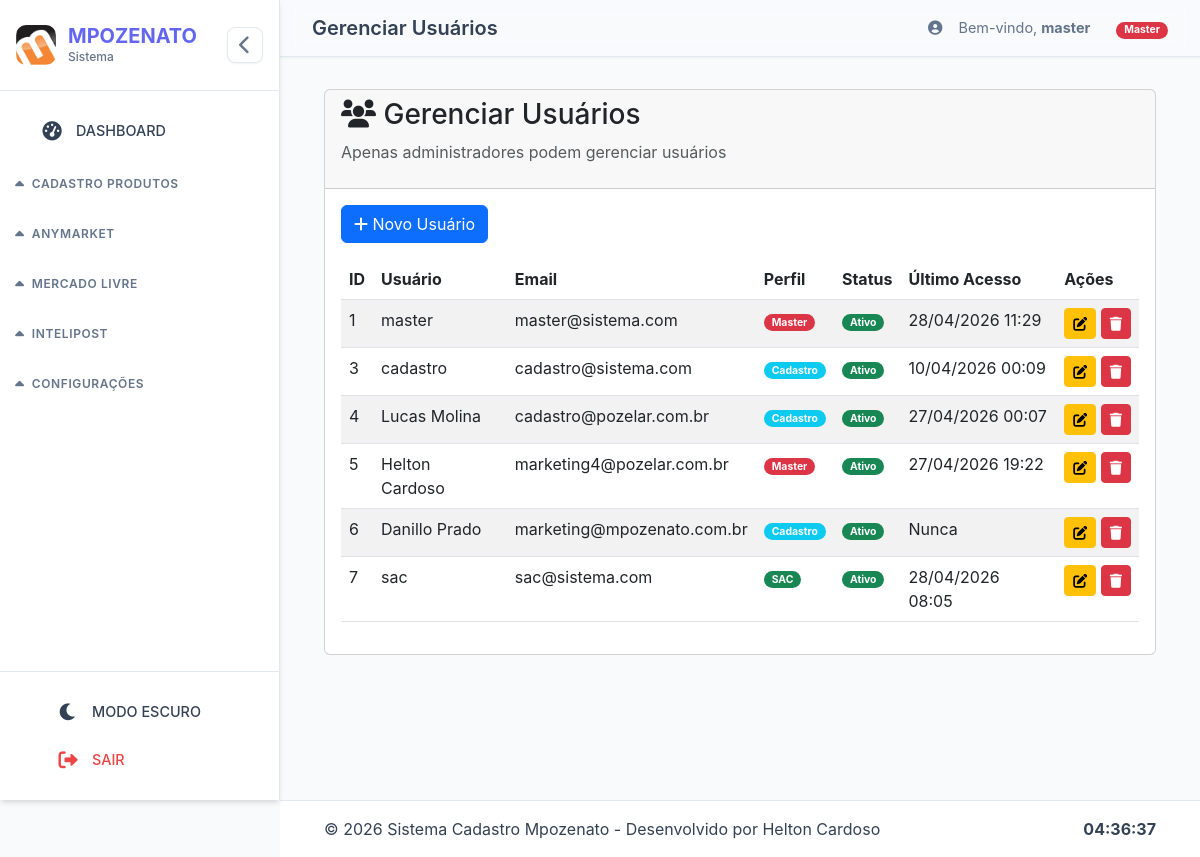
The page /admin/usuarios (signed in) on the database as committed earlier.
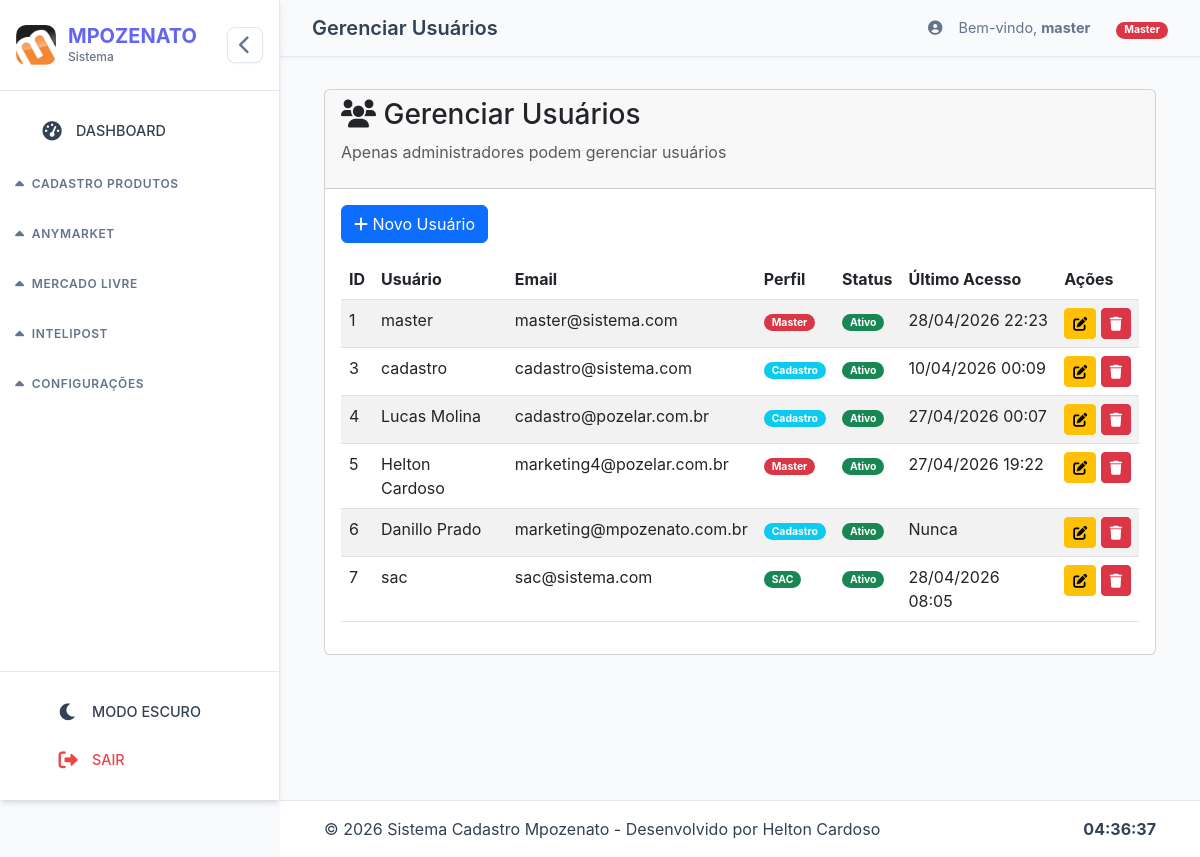
The same page on the database as committed later.
### models.py (models this page shows, shortened)
class Usuario(UserMixin, db.Model):
    __tablename__ = 'usuarios'
    id = db.Column(db.Integer, primary_key=True)
    username = db.Column(db.String(80), unique=True, nullable=False)
    email = db.Column(db.String(120), unique=True, nullable=False)
    password_hash = db.Column(db.String(256), nullable=False)
    perfil_id = db.Column(db.Integer, db.ForeignKey('perfis.id'), nullable=False)
    is_active = db.Column(db.Boolean, default=True)
    created_at = db.Column(db.DateTime, default=datetime.utcnow)
    last_login = db.Column(db.DateTime)
    permissoes_extras = db.relationship('Permissao', backref='usuario', lazy=True, cascade='all, delete-orphan')
    @property
    def perfil(self):
        return self.perfil_rel.nome if self.perfil_rel else 'user'
    def is_master(self):
        return self.perfil == 'Master'

class Perfil(db.Model):
    __tablename__ = 'perfis'
    id = db.Column(db.Integer, primary_key=True)
    nome = db.Column(db.String(50), unique=True, nullable=False)  # Master, SAC, Cadastro, Financeiro
    descricao = db.Column(db.String(200))
    is_active = db.Column(db.Boolean, default=True)
    created_at = db.Column(db.DateTime, default=datetime.utcnow)
    usuarios = db.relationship('Usuario', backref='perfil_rel', lazy=True)

### app.py (the view)
@app.route('/admin/usuarios')
@login_required
@master_required
def admin_usuarios():
    usuarios = Usuario.query.all()
    perfis = Perfil.query.all()
    return render_template('admin/usuarios.html', usuarios=usuarios, perfis=perfis, page_title='Gerenciar Usuários')

### app.py (called while the page is built)
@login_manager.user_loader
def load_user(user_id):
    from models import Usuario
    return Usuario.query.get(int(user_id))

def master_required(f):
    @wraps(f)
    def decorated_function(*args, **kwargs):
        if not current_user.is_authenticated:
            flash('Faça login para continuar', 'warning')
            return redirect(url_for('login'))
        if not current_user.is_master():
            flash('Acesso negado. Apenas Master pode acessar.', 'danger')
            return redirect(url_for('home'))
        return f(*args, **kwargs)
    return decorated_function

def contar_processos_hoje(modulo="cadastro"):
    from log_utils import contar_processos_hoje as contar_logs  # Importa a função original
    return contar_logs(modulo)  # Delega para a função de log_utils.py

@app.context_processor
def inject_stats():
    return {
        'count_processos_hoje': contar_processos_hoje(),
        'now': datetime.now()
    }

### log_utils.py (called while the page is built)
def contar_processos_hoje(modulo: str) -> int:
    with current_app.app_context():
        hoje = datetime.now().date()
        return Processo.query.filter(
            Processo.modulo == modulo,
            db.func.date(Processo.data) == hoje
        ).count()

### templates/admin/usuarios.html (shortened to what this page needs)
{% extends 'base.html' %}
{% block content %}
<div class="container-fluid">
    <div class="card">
        <div class="card-header">
            <h3><i class="fas fa-users"></i> Gerenciar Usuários</h3>
            <p class="text-muted">Apenas administradores podem gerenciar usuários</p>
        </div>
        <div class="card-body">
            <button class="btn btn-primary mb-3" onclick="abrirModalNovoUsuario()">
                <i class="fas fa-plus"></i> Novo Usuário
            </button>
            <div class="table-responsive">
                <table class="table table-striped">
                    <thead>
                        <tr>
                            <th>ID</th>
                            <th>Usuário</th>
                            <th>Email</th>
                            <th>Perfil</th>
                            <th>Status</th>
                            <th>Último Acesso</th>
                            <th>Ações</th>
                        </tr>
                    </thead>
                    <tbody id="tabela-usuarios">
                        {% for usuario in usuarios %}
                        <tr>
                            <td>{{ usuario.id }}</td>
                            <td>{{ usuario.username }}</td>
                            <td>{{ usuario.email }}</td>
                            <td>
                                <span class="badge {% if usuario.perfil == 'Master' %}bg-danger{% elif usuario.perfil == 'SAC' %}bg-success{% elif usuario.perfil == 'Cadastro' %}bg-info{% else %}bg-secondary{% endif %}">
                                    {{ usuario.perfil }}
                                </span>
                            </td>
                            <td>
                                {% if usuario.is_active %}
                                    <span class="badge bg-success">Ativo</span>
                                {% else %}
                                    <span class="badge bg-danger">Inativo</span>
                                {% endif %}
                            </td>
                            <td>{{ usuario.last_login.strftime('%d/%m/%Y %H:%M') if usuario.last_login else 'Nunca' }}</td>
                            <td>
                                <button class="btn btn-sm btn-warning"
                                    onclick="editarUsuario(
                                        {{ usuario.id }},
                                        '{{ usuario.username }}',
                                        '{{ usuario.email }}',
                                        '{{ usuario.perfil }}',
                                        {{ 'true' if usuario.is_active else 'false' }}
                                    )">
                                    <i class="fas fa-edit"></i>
                                </button>
                                <button class="btn btn-sm btn-danger" onclick="excluirUsuario({{ usuario.id }}, '{{ usuario.username }}')">
                                    <i class="fas fa-trash"></i>
                                </button>
                            </td>
                        </tr>
                        {% endfor %}
                    </tbody>
                </table>
            </div>
        </div>
    </div>
</div>
{% endblock %}

### templates/base.html (shortened to what this page needs)
<!DOCTYPE html>
<html lang="pt-br">
<head>
  <link href="https://cdn.jsdelivr.net/npm/bootstrap@5.3.0/dist/css/bootstrap.min.css" rel="stylesheet">
  <link rel="stylesheet" href="https://cdnjs.cloudflare.com/ajax/libs/font-awesome/6.0.0/css/all.min.css">
  <link rel="stylesheet" href="{{ url_for('static', filename='css/base.css') }}">
</head>
<body>
  {% if current_user.is_authenticated %}
  <div class="sidebar-wrapper" id="sidebarWrapper">
    <nav class="sidebar">
      <div class="sidebar-header">
        <div class="logo-container">
          <img src="{{ url_for('static', filename='img/logo-empresa.png') }}" class="logo-img" alt="MPOZENATO">
          <div class="logo-text">
            <span class="brand-name">MPOZENATO</span>
            <small class="brand-subtitle">Sistema</small>
          </div>
        </div>
        <button class="sidebar-toggle-btn" id="toggleSidebar" title="Recolher/Expandir">
          <i class="fas fa-chevron-left"></i>
        </button>
      </div>
      <div class="sidebar-menu" id="sidebarMenu">
        <div class="menu-group">
          <a href="{{ url_for('dashboard') }}" class="menu-item {% if active_page == 'dashboard' %}active{% endif %}">
            <div class="menu-icon">
              <i class="fas fa-tachometer-alt"></i>
            </div>
            <span class="menu-text">DASHBOARD</span>
          </a>
        </div>
        {% if current_user.is_master() or current_user.perfil == 'Cadastro' %}
        <div class="menu-group" data-module="cadastro">
          <div class="menu-title">
            <i class="fas fa-caret-down module-toggle"></i>
            <span class="menu-title-text">CADASTRO PRODUTOS</span>
          </div>
        </div>
        {% endif %}
        {% if current_user.is_master() or current_user.perfil == 'SAC' %}
        <div class="menu-group" data-module="anymarket">
          <div class="menu-title">
            <i class="fas fa-caret-down module-toggle"></i>
            <span class="menu-title-text">ANYMARKET</span>
          </div>
        </div>
        {% endif %}
        {% if current_user.is_master() %}
        <div class="menu-group" data-module="mercadolivre">
          <div class="menu-title">
            <i class="fas fa-caret-down module-toggle"></i>
            <span class="menu-title-text">MERCADO LIVRE</span>
          </div>
        </div>
        {% endif %}
        {% if current_user.is_master() or current_user.perfil == 'SAC' %}
        <div class="menu-group" data-module="intelipost">
          <div class="menu-title">
            <i class="fas fa-caret-down module-toggle"></i>
            <span class="menu-title-text">INTELIPOST</span>
          </div>
        </div>
        {% endif %}
        {% if current_user.is_master() %}
        <div class="menu-group expanded" data-module="configuracoes">
          <div class="menu-title">
            <i class="fas fa-caret-down module-toggle"></i>
            <span class="menu-title-text">CONFIGURAÇÕES</span>
          </div>
        </div>
        {% endif %}
      </div>
      <div class="sidebar-footer">
        <button class="menu-item" id="darkModeToggle">
          <div class="menu-icon">
            <i class="fas fa-moon"></i>
          </div>
          <span class="menu-text">MODO ESCURO</span>
        </button>
        <a href="{{ url_for('logout') }}" class="menu-item logout-item">
          <div class="menu-icon">
            <i class="fas fa-sign-out-alt"></i>
          </div>
          <span class="menu-text">SAIR</span>
        </a>
      </div>
    </nav>
  </div>
  {% endif %}
  <main class="main-content" id="mainContent">
    {% if current_user.is_authenticated %}
    <div class="top-bar">
      <div class="top-bar-title">
        <h4>{% block page_title %}{{ page_title | default('Dashboard') }}{% endblock %}</h4>
      </div>
      <div class="top-bar-actions">
        <div class="user-info">
          <i class="fas fa-user-circle"></i>
          <span>Bem-vindo, <strong>{{ current_user.username }}</strong></span>
          <span class="user-perfil" style="margin-left: 10px;">
            {% if current_user.is_master() %}
              <span class="badge bg-danger">Master</span>
            {% elif current_user.perfil == 'SAC' %}
              <span class="badge bg-success">SAC</span>
            {% elif current_user.perfil == 'Cadastro' %}
              <span class="badge bg-info">Cadastro</span>
            {% else %}
              <span class="badge bg-secondary">{{ current_user.perfil }}</span>
            {% endif %}
          </span>
        </div>
      </div>
    </div>
    {% endif %}
    <div class="content-wrapper">
      {% block content %}{% endblock %}
    </div>
  </main>
  <footer class="global-footer" id="globalFooter">
    <div class="container-fluid">
      <div class="row align-items-center">
        <div class="col">
          <span>&copy; {{ now.year }} Sistema Cadastro Mpozenato - Desenvolvido por Helton Cardoso</span>
        </div>
        <div class="col-auto">
          <span id="clock" class="fw-bold"></span>
        </div>
      </div>
    </div>
  </footer>
</body>
</html>

Rows that differ between the two databases and show on the page:
changed Usuario "master": last_login "28/04/2026 11:29" → "28/04/2026 22:23"
